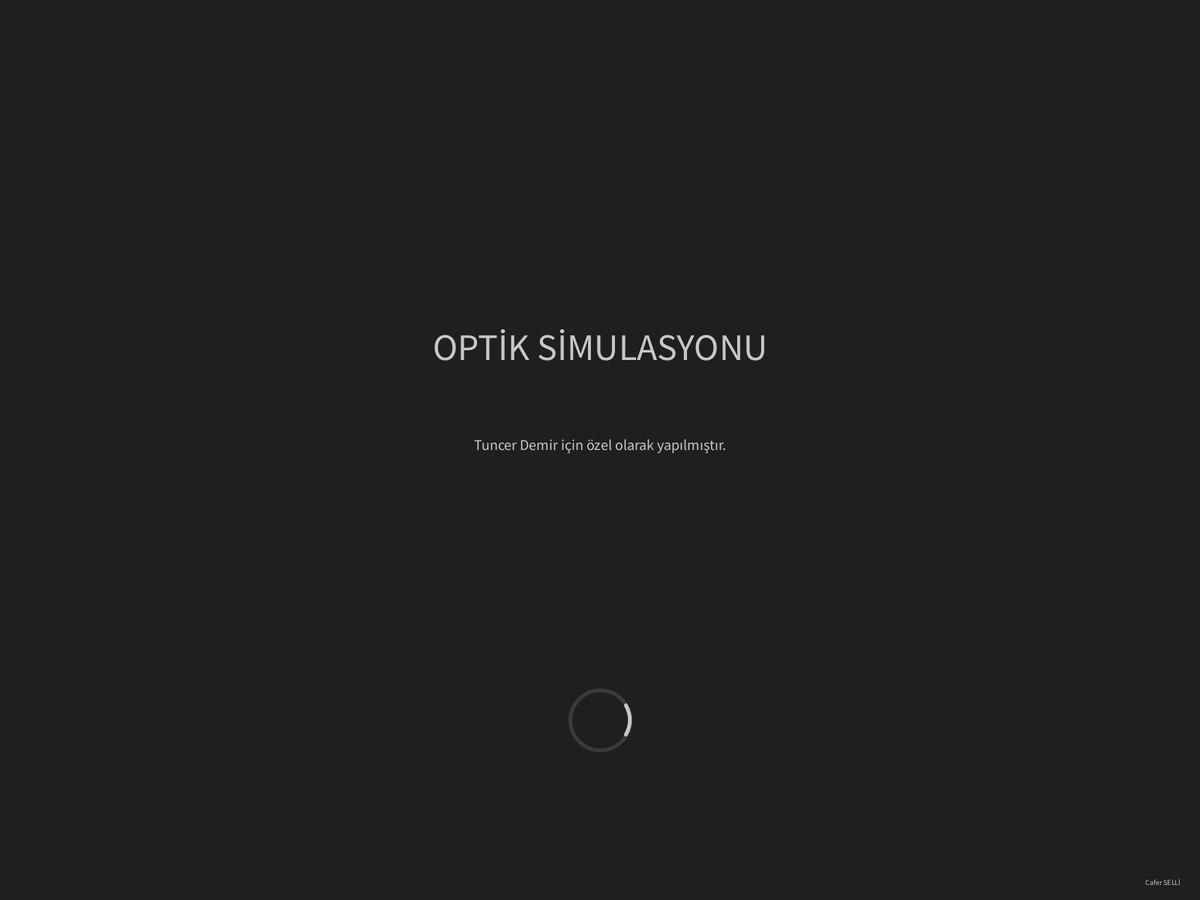
Frame 1 (no input)
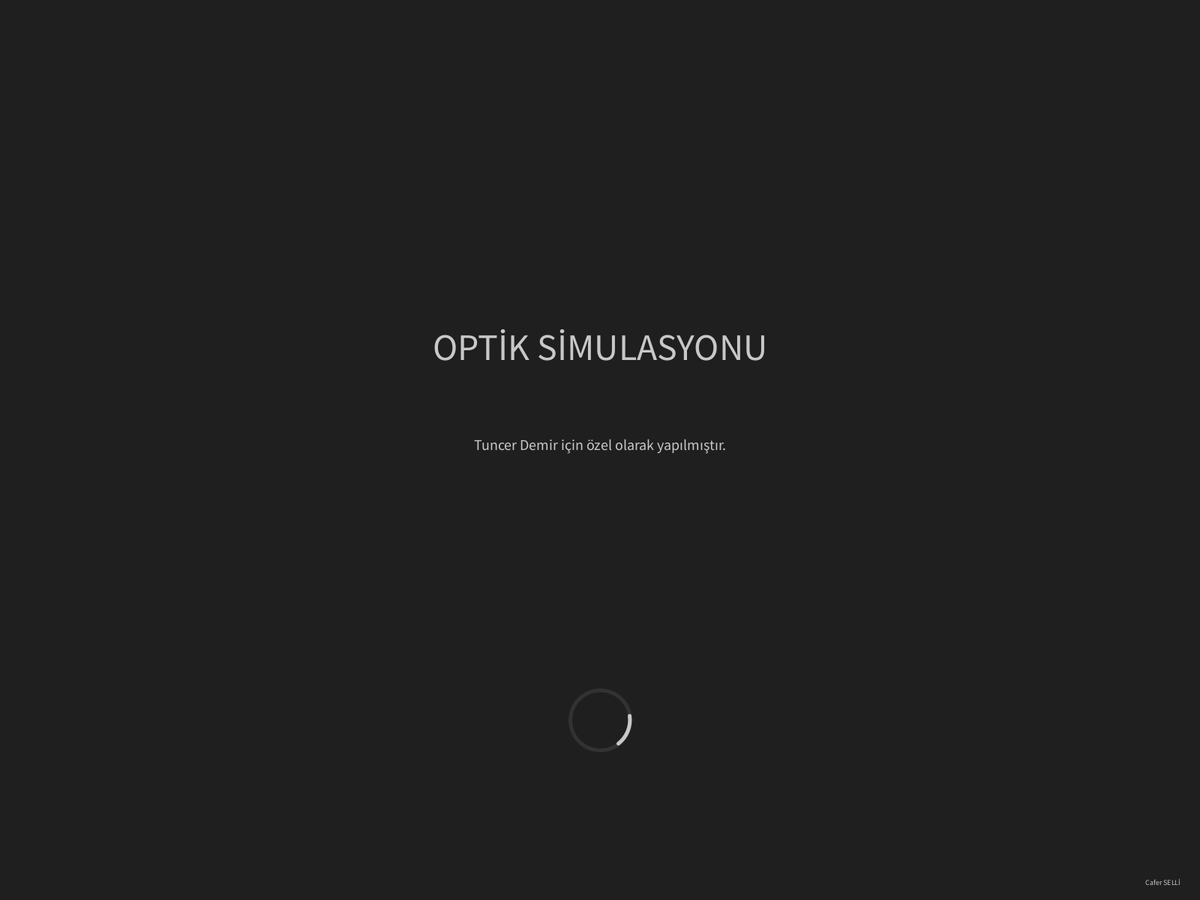
Frame 60 (the mouse pressed at the canvas centre just before this capture)
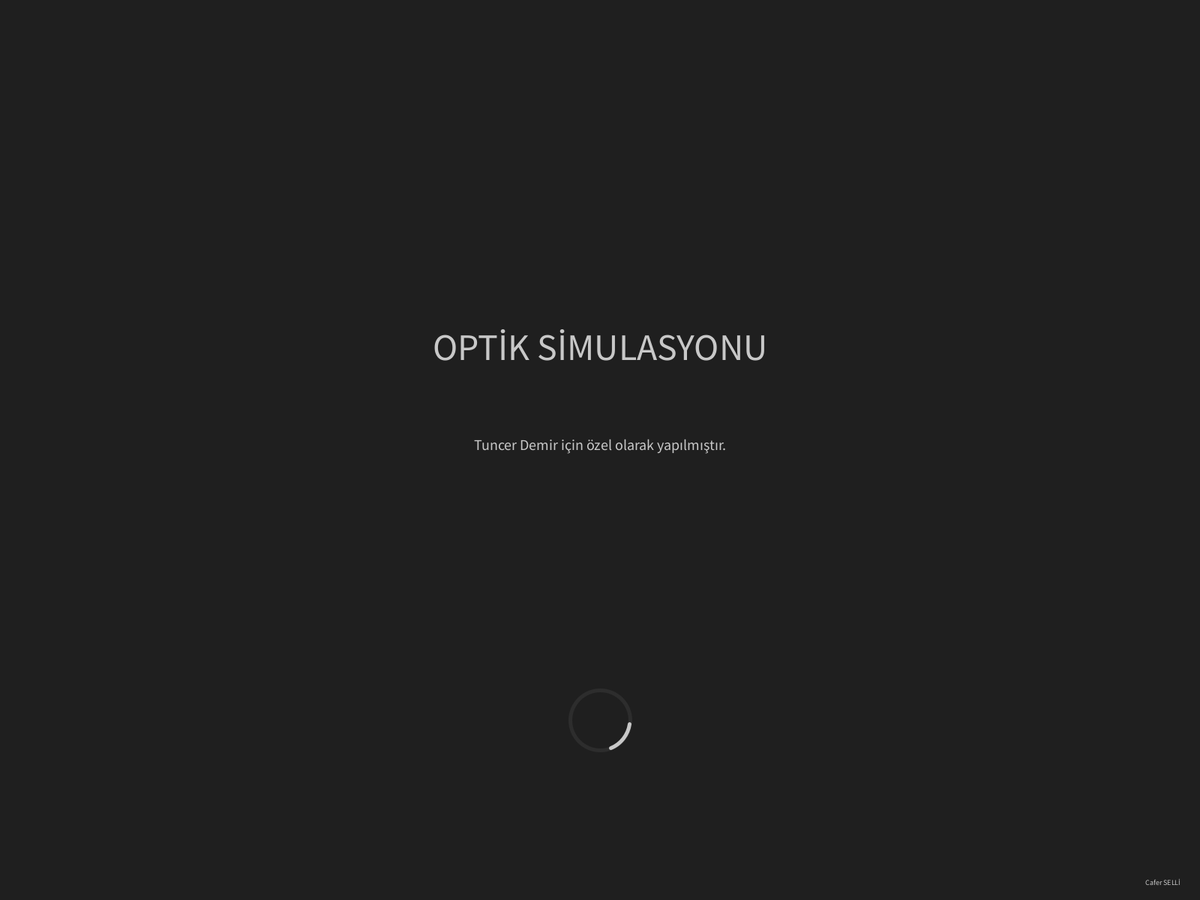
Frame 120 (the mouse held since frame 60 and released just before this capture)

The Processing sketch that drew these frames (run headless with seeded random() and noise(); from frame 60 on, the mouse is pressed at the canvas centre):

// Processing sketch: optik
// ── optik.pde
float r, centerX, centerY, xall, w, h;
float offset = 15;
float n = 5;
float angle = 0;
float[] lineCord = new float[4];
float [] refCords = new float[4];
float renderA = PI/2.8;

int openingTime = 10000;
int animationTime = 2500;

String[] buttonStr = {"Merkez Işını", "Odak Işını", "Paralel Işın", "3F Işını", "Çıkış"};

void setup() {
  fullScreen();
  r = height/3;
  centerY = height/2;
  centerX = r;

  xall = width*(0.82);
  w = width*(0.14);
  h = (height*(0.71)-offset*(n-1))/n;

  translate(0, height/2);
  //Başlangıç Doğrusu////////////////////////////////
  for (int i = 0; i<lineCord.length; i++) {
    lineCord[i] = ((i+1)%2)*(200+200*i)+-1*(i%2)*100;
  }

  background(31);
  pushMatrix();
  translate(centerX, centerY);
  noFill();
  ellipse(0, 0, r*2, r*2);
  fill(31);
  stroke(31);
  rect(0, -r, r, 2*r);
  popMatrix();
}

boolean menuMouse() {
  return (mouseX > width*(0.8))& (mouseY > height*(0.03) & (mouseX < width*(0.98))& (mouseY < height*(0.97)));
}

boolean buttonMouse(float xa, float wa, float ya, float ha, boolean press) {
  return ((mouseX >xa && mouseX<xa+wa)&&(mouseY>ya && mouseY<ya+ha)&&(mousePressed||!press));
}


//Signum Fonksiyonu////////////////////////////////
int sgn(float f) {
  if (f>0) return 1;
  if (f<0) return -1;
  return 0;
}

//Kesişim Fonksiyonu//////////////////////////////
float[] interC(float ax, float ay, float bx, float by) {
  float[] res = new float[6];
  ay = - ay;
  by = -by;
  fill(0, 200, 0);
  textSize(20);

  float m = (ay-by)/(ax-bx);
  if (ay-by == 0) {
    float x = -sqrt(pow(r, 2)-pow(ay, 2));
    float mP = -ay/(x+r/2);
    float nP = ay;

    res[0] = x;
    res[1] = -ay;
    res[2] = width;
    res[3] = mP*(width)+nP;
    res[4] = -PI;
    res[5] = 1.0;

    return res;
  }
  float n = ay-m*ax;
  float dx = ax-bx;
  float dy = ay-by;
  float dr = dist(ax, ay, bx, by);


  float detD = ax*by-bx*ay;
  float delta = pow(r*dr, 2)-pow(detD, 2);
  float x = -((detD*dy) + sgn(m)*sgn(dy)*dx*sqrt(delta)) / pow(dr, 2); 
  float y = (-(detD*dx)+ sgn(m)*abs(dy)*sqrt(delta))/(pow(dr, 2));

  //println(x, y);

  float interA = -n/m+r;
  float interB = 1/(2/r - 1/interA) - centerX;

  float mP = y/(x-interB);
  float nP = y-mP*x;

  res[0] = x;
  res[1] = y;
  res[2] = width;
  res[3] = mP*(width)+nP;
  res[4] = interA/(r/2);
  res[5] = interB/(r/2)+2;


  return res;
}

void draw() {
  background(31);
  
  //AYNA VE IŞIN///////////////////////////////////

  pushMatrix();
  strokeWeight(5);
  stroke(#3163C4);
  translate(centerX, centerY);
  noFill();
  arc(0, 0, r*2, r*2, PI-renderA, PI+renderA);
  //ellipse(0, 0, r*2, r*2);
  //fill(31);
  //stroke(31);
  //rect(0, r, r, -2*r);
  stroke(200);
  line(lineCord[0], lineCord[1], lineCord[2], lineCord[3]);  
  float[] c = interC(lineCord[0], lineCord[1], lineCord[2], lineCord[3]);
  line(lineCord[2], lineCord[3], c[0], c[1]);
  stroke(0, 0, 200);
  line(c[0], c[1], c[2], c[3]);
  stroke(200, 0, 0);
  point(c[0], c[1]);
  popMatrix();

  //ASAL EKSEN/////////////////////////////////////

  stroke(0, 200, 0);
  strokeWeight(2);
  line(0, height/2, width, height/2);
  strokeWeight(5);
  stroke(200, 0, 0);
  fill(200, 0, 0);

  //MENU RENDER////////////////////////////////////

  point(centerX, centerY);
  text("M 'Merkez'", centerX-10, centerY -10);

  point(centerX/2, centerY);
  text("F 'Odak' ", centerX/2-10, centerY -10);

  fill(#3163C4);
  text("Çukur Ayna", centerX - r+50, centerY - r+10);

  textSize(16);

  stroke(50);
  fill(200);
  rect(width*(0.8), height*(0.03), width*(0.18), height*(0.94), 10);

  fill(0);
  String temp = "";
  temp = (c[4] == -PI)?"Paralel":str(c[4])+" F";
  text("Gelen ışın: "+temp, width*(0.82), height*(0.09));
  text("Giden ışın: "+str(c[5])+" F", width*(0.82), height*(0.15));

  //BUTTON RENDER/////////////////////////////////
  //rect(width*(0.82), height*(0.20),width*(0.14),height*(0.71));

  for (int i = 0; i<n; i++) {
    float y1 = height*(0.20) +i*(offset + h); 
    fill(150);
    if (buttonMouse(xall, w, y1, h, true)) {
      fill(175);
    }
    rect(xall, y1, w, h, 10);
    textAlign(CENTER);
    textSize(20);
    fill(0);
    text(buttonStr[i], xall+w/2, y1+h/2);
  }

  if(millis() < openingTime){
    fill(31,map(-millis()+openingTime-animationTime,0,animationTime,0,255));
    rect(-50,-50,width+100,height+100);
    fill(200,map(-millis()+openingTime-animationTime,0,animationTime,0,255));
    textSize(50);
    text("OPTİK SİMULASYONU",width/2,height*(0.4));
    textSize(20);
    text("Tuncer Demir için özel olarak yapılmıştır.",width/2,height*(0.5));
    textSize(10);
    text("Cafer SELLİ",width-50,height-20);
    noFill();
    stroke(200,map(-millis()+openingTime-animationTime,0,animationTime,0,20));
    arc(width/2,height*(0.8),80,80,0,TWO_PI);
    stroke(200,map(-millis()+openingTime-animationTime,0,animationTime,0,255));
    arc(width/2,height*(0.8),80,80,-PI/6-angle,PI/6-angle);
  }
  textAlign(TOP);
  angle+=0.1;
}
void mousePressed() {
  if (!menuMouse()) {
    if (mouseButton == LEFT) {
      lineCord[0] = mouseX-centerX;
      lineCord[1] = mouseY-centerY;
    } else if (mouseButton == RIGHT) {
      lineCord[2] = mouseX-centerX;
      lineCord[3] = mouseY-centerY;
    }
  }
}
void mouseReleased() {

  float[] expMer = {0, 0, r, r/2};

  float[] expOdk = {-r/2, 0, r, r};

  float[] expPar = {r, r/2, r*2.0, r/2};

  float[] exp3F  = {r/2, 0, 2*r, -r/2};


  for (int i = 0; i<n; i++) {
    float y1 = height*(0.20) +i*(offset + h);
    if (buttonMouse(xall, w, y1, h, false))
    {
      if (i == 0) {
        lineCord = expMer;
      } else if (i == 1) {
        lineCord = expOdk;
      } else if (i == 2) {
        lineCord = expPar;
      } else if (i == 3) {
        lineCord = exp3F;
      } else if (i == 4) {
        exit();
      }
    }
  }
}
